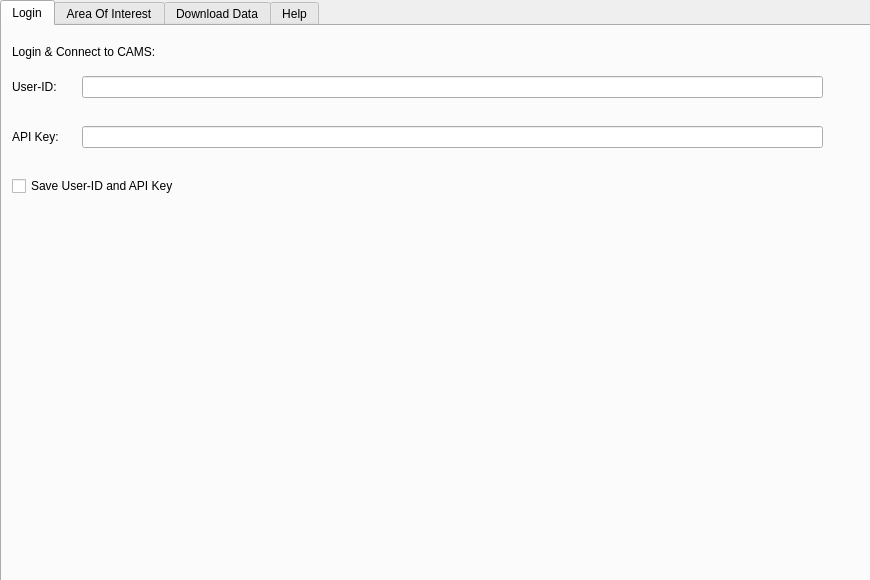
<?xml version="1.0" encoding="UTF-8"?>
<ui version="4.0">
 <class>CMDPDialogBase</class>
 <widget class="QDialog" name="CMDPDialogBase">
  <property name="geometry">
   <rect>
    <x>0</x>
    <y>0</y>
    <width>870</width>
    <height>580</height>
   </rect>
  </property>
  <property name="sizePolicy">
   <sizepolicy hsizetype="Expanding" vsizetype="Expanding">
    <horstretch>1</horstretch>
    <verstretch>1</verstretch>
   </sizepolicy>
  </property>
  <property name="minimumSize">
   <size>
    <width>870</width>
    <height>580</height>
   </size>
  </property>
  <property name="maximumSize">
   <size>
    <width>950</width>
    <height>620</height>
   </size>
  </property>
  <property name="windowTitle">
   <string>CMDP</string>
  </property>
  <widget class="QWidget" name="gridLayoutWidget">
   <property name="geometry">
    <rect>
     <x>0</x>
     <y>0</y>
     <width>872</width>
     <height>582</height>
    </rect>
   </property>
   <layout class="QGridLayout" name="gridLayout">
    <property name="sizeConstraint">
     <enum>QLayout::SetDefaultConstraint</enum>
    </property>
    <property name="spacing">
     <number>7</number>
    </property>
    <item row="0" column="0">
     <widget class="QTabWidget" name="tabWidget">
      <property name="sizePolicy">
       <sizepolicy hsizetype="Expanding" vsizetype="Expanding">
        <horstretch>1</horstretch>
        <verstretch>1</verstretch>
       </sizepolicy>
      </property>
      <property name="minimumSize">
       <size>
        <width>870</width>
        <height>580</height>
       </size>
      </property>
      <property name="maximumSize">
       <size>
        <width>950</width>
        <height>620</height>
       </size>
      </property>
      <property name="currentIndex">
       <number>0</number>
      </property>
      <widget class="QWidget" name="tLogin">
       <property name="sizePolicy">
        <sizepolicy hsizetype="Expanding" vsizetype="Expanding">
         <horstretch>1</horstretch>
         <verstretch>1</verstretch>
        </sizepolicy>
       </property>
       <property name="minimumSize">
        <size>
         <width>350</width>
         <height>260</height>
        </size>
       </property>
       <property name="maximumSize">
        <size>
         <width>950</width>
         <height>620</height>
        </size>
       </property>
       <attribute name="title">
        <string>Login</string>
       </attribute>
       <widget class="QLabel" name="lLoginandconnect">
        <property name="geometry">
         <rect>
          <x>10</x>
          <y>10</y>
          <width>171</width>
          <height>31</height>
         </rect>
        </property>
        <property name="frameShape">
         <enum>QFrame::NoFrame</enum>
        </property>
        <property name="text">
         <string>Login &amp; Connect to CAMS:</string>
        </property>
       </widget>
       <widget class="QLabel" name="lUserId">
        <property name="geometry">
         <rect>
          <x>10</x>
          <y>50</y>
          <width>55</width>
          <height>21</height>
         </rect>
        </property>
        <property name="text">
         <string>User-ID:</string>
        </property>
       </widget>
       <widget class="QLabel" name="lApiKey">
        <property name="geometry">
         <rect>
          <x>10</x>
          <y>100</y>
          <width>55</width>
          <height>21</height>
         </rect>
        </property>
        <property name="text">
         <string>API Key:</string>
        </property>
       </widget>
       <widget class="QLineEdit" name="lEUserId">
        <property name="geometry">
         <rect>
          <x>80</x>
          <y>50</y>
          <width>741</width>
          <height>22</height>
         </rect>
        </property>
       </widget>
       <widget class="QLineEdit" name="lEApiKey">
        <property name="geometry">
         <rect>
          <x>80</x>
          <y>100</y>
          <width>741</width>
          <height>22</height>
         </rect>
        </property>
       </widget>
       <widget class="QCheckBox" name="cBSaveUserAndApi">
        <property name="geometry">
         <rect>
          <x>10</x>
          <y>150</y>
          <width>181</width>
          <height>20</height>
         </rect>
        </property>
        <property name="text">
         <string>Save User-ID and API Key</string>
        </property>
       </widget>
      </widget>
      <widget class="QWidget" name="tAOI">
       <property name="sizePolicy">
        <sizepolicy hsizetype="Expanding" vsizetype="Expanding">
         <horstretch>1</horstretch>
         <verstretch>1</verstretch>
        </sizepolicy>
       </property>
       <property name="minimumSize">
        <size>
         <width>350</width>
         <height>260</height>
        </size>
       </property>
       <property name="maximumSize">
        <size>
         <width>950</width>
         <height>620</height>
        </size>
       </property>
       <attribute name="title">
        <string>Area Of Interest</string>
       </attribute>
       <widget class="QLabel" name="lDefineAOI">
        <property name="geometry">
         <rect>
          <x>14</x>
          <y>20</y>
          <width>201</width>
          <height>20</height>
         </rect>
        </property>
        <property name="text">
         <string>Define the area of interest (AOI):</string>
        </property>
       </widget>
       <widget class="QRadioButton" name="rBFullModelArea">
        <property name="geometry">
         <rect>
          <x>10</x>
          <y>50</y>
          <width>151</width>
          <height>20</height>
         </rect>
        </property>
        <property name="text">
         <string>Full Model Area</string>
        </property>
       </widget>
       <widget class="QRadioButton" name="rBRestrictedArea">
        <property name="geometry">
         <rect>
          <x>10</x>
          <y>90</y>
          <width>151</width>
          <height>20</height>
         </rect>
        </property>
        <property name="text">
         <string>Restricted Area</string>
        </property>
       </widget>
       <widget class="QLabel" name="lNorth">
        <property name="geometry">
         <rect>
          <x>20</x>
          <y>140</y>
          <width>55</width>
          <height>21</height>
         </rect>
        </property>
        <property name="text">
         <string>North:</string>
        </property>
       </widget>
       <widget class="QLabel" name="lWest">
        <property name="geometry">
         <rect>
          <x>20</x>
          <y>190</y>
          <width>55</width>
          <height>21</height>
         </rect>
        </property>
        <property name="text">
         <string>West:</string>
        </property>
       </widget>
       <widget class="QLabel" name="lSouth">
        <property name="geometry">
         <rect>
          <x>20</x>
          <y>240</y>
          <width>55</width>
          <height>21</height>
         </rect>
        </property>
        <property name="text">
         <string>South:</string>
        </property>
       </widget>
       <widget class="QLabel" name="lEast">
        <property name="geometry">
         <rect>
          <x>20</x>
          <y>290</y>
          <width>55</width>
          <height>21</height>
         </rect>
        </property>
        <property name="text">
         <string>East:</string>
        </property>
       </widget>
       <widget class="QLineEdit" name="lENorth">
        <property name="geometry">
         <rect>
          <x>90</x>
          <y>140</y>
          <width>721</width>
          <height>22</height>
         </rect>
        </property>
       </widget>
       <widget class="QLineEdit" name="lEWest">
        <property name="geometry">
         <rect>
          <x>90</x>
          <y>190</y>
          <width>721</width>
          <height>22</height>
         </rect>
        </property>
       </widget>
       <widget class="QLineEdit" name="lESouth">
        <property name="geometry">
         <rect>
          <x>90</x>
          <y>240</y>
          <width>721</width>
          <height>22</height>
         </rect>
        </property>
       </widget>
       <widget class="QLineEdit" name="lEEast">
        <property name="geometry">
         <rect>
          <x>90</x>
          <y>290</y>
          <width>721</width>
          <height>22</height>
         </rect>
        </property>
       </widget>
       <widget class="QRadioButton" name="rBAddShapeFile">
        <property name="geometry">
         <rect>
          <x>10</x>
          <y>340</y>
          <width>121</width>
          <height>20</height>
         </rect>
        </property>
        <property name="text">
         <string>Add Shape File</string>
        </property>
       </widget>
       <widget class="QLabel" name="lShapeFile">
        <property name="geometry">
         <rect>
          <x>20</x>
          <y>390</y>
          <width>71</width>
          <height>21</height>
         </rect>
        </property>
        <property name="text">
         <string>Shape File:</string>
        </property>
       </widget>
       <widget class="QComboBox" name="cBShapeFile">
        <property name="geometry">
         <rect>
          <x>100</x>
          <y>390</y>
          <width>711</width>
          <height>22</height>
         </rect>
        </property>
       </widget>
      </widget>
      <widget class="QWidget" name="tDownloadData">
       <property name="sizePolicy">
        <sizepolicy hsizetype="Expanding" vsizetype="Expanding">
         <horstretch>1</horstretch>
         <verstretch>1</verstretch>
        </sizepolicy>
       </property>
       <property name="minimumSize">
        <size>
         <width>350</width>
         <height>260</height>
        </size>
       </property>
       <property name="maximumSize">
        <size>
         <width>950</width>
         <height>620</height>
        </size>
       </property>
       <attribute name="title">
        <string>Download Data</string>
       </attribute>
       <widget class="QLabel" name="lDownloadedDataOptions">
        <property name="geometry">
         <rect>
          <x>10</x>
          <y>20</y>
          <width>191</width>
          <height>16</height>
         </rect>
        </property>
        <property name="text">
         <string>Downloaded Data Parameters:</string>
        </property>
       </widget>
       <widget class="QLabel" name="lVariable">
        <property name="geometry">
         <rect>
          <x>10</x>
          <y>60</y>
          <width>71</width>
          <height>21</height>
         </rect>
        </property>
        <property name="text">
         <string>Variable:</string>
        </property>
       </widget>
       <widget class="QLabel" name="lModel">
        <property name="geometry">
         <rect>
          <x>10</x>
          <y>100</y>
          <width>71</width>
          <height>21</height>
         </rect>
        </property>
        <property name="text">
         <string>Model:</string>
        </property>
       </widget>
       <widget class="QLabel" name="lLevel">
        <property name="geometry">
         <rect>
          <x>10</x>
          <y>140</y>
          <width>71</width>
          <height>21</height>
         </rect>
        </property>
        <property name="text">
         <string>Level:</string>
        </property>
       </widget>
       <widget class="QLabel" name="lDate">
        <property name="geometry">
         <rect>
          <x>10</x>
          <y>180</y>
          <width>71</width>
          <height>21</height>
         </rect>
        </property>
        <property name="text">
         <string>Date:</string>
        </property>
       </widget>
       <widget class="QLabel" name="lType">
        <property name="geometry">
         <rect>
          <x>10</x>
          <y>220</y>
          <width>71</width>
          <height>21</height>
         </rect>
        </property>
        <property name="text">
         <string>Type:</string>
        </property>
       </widget>
       <widget class="QLabel" name="lTime">
        <property name="geometry">
         <rect>
          <x>10</x>
          <y>260</y>
          <width>71</width>
          <height>21</height>
         </rect>
        </property>
        <property name="text">
         <string>Time:</string>
        </property>
       </widget>
       <widget class="QLabel" name="lFormat">
        <property name="geometry">
         <rect>
          <x>10</x>
          <y>420</y>
          <width>71</width>
          <height>21</height>
         </rect>
        </property>
        <property name="text">
         <string>Format:</string>
        </property>
       </widget>
       <widget class="QLabel" name="lLeadTime">
        <property name="geometry">
         <rect>
          <x>420</x>
          <y>260</y>
          <width>71</width>
          <height>21</height>
         </rect>
        </property>
        <property name="text">
         <string>Lead Time:</string>
        </property>
       </widget>
       <widget class="QCheckBox" name="cBTermsAndConditions">
        <property name="geometry">
         <rect>
          <x>10</x>
          <y>460</y>
          <width>251</width>
          <height>20</height>
         </rect>
        </property>
        <property name="text">
         <string>I Agree To The Terms And Conditions</string>
        </property>
       </widget>
       <widget class="QPushButton" name="pBDownloadData">
        <property name="geometry">
         <rect>
          <x>630</x>
          <y>460</y>
          <width>93</width>
          <height>28</height>
         </rect>
        </property>
        <property name="text">
         <string>Download Data</string>
        </property>
       </widget>
       <widget class="QProgressBar" name="pBDownloadDataProgress">
        <property name="geometry">
         <rect>
          <x>10</x>
          <y>500</y>
          <width>811</width>
          <height>23</height>
         </rect>
        </property>
        <property name="value">
         <number>0</number>
        </property>
       </widget>
       <widget class="QDateTimeEdit" name="dTEStartDate">
        <property name="geometry">
         <rect>
          <x>120</x>
          <y>180</y>
          <width>131</width>
          <height>22</height>
         </rect>
        </property>
        <property name="date">
         <date>
          <year>2020</year>
          <month>8</month>
          <day>26</day>
         </date>
        </property>
        <property name="minimumDateTime">
         <datetime>
          <hour>0</hour>
          <minute>0</minute>
          <second>0</second>
          <year>2020</year>
          <month>8</month>
          <day>26</day>
         </datetime>
        </property>
        <property name="minimumDate">
         <date>
          <year>2020</year>
          <month>8</month>
          <day>26</day>
         </date>
        </property>
        <property name="displayFormat">
         <string>dd/MM/yyyy</string>
        </property>
        <property name="timeSpec">
         <enum>Qt::LocalTime</enum>
        </property>
       </widget>
       <widget class="QComboBox" name="cBVariable">
        <property name="geometry">
         <rect>
          <x>80</x>
          <y>60</y>
          <width>741</width>
          <height>22</height>
         </rect>
        </property>
       </widget>
       <widget class="QComboBox" name="cBModel">
        <property name="geometry">
         <rect>
          <x>80</x>
          <y>100</y>
          <width>741</width>
          <height>22</height>
         </rect>
        </property>
       </widget>
       <widget class="QComboBox" name="cBLevel">
        <property name="geometry">
         <rect>
          <x>80</x>
          <y>140</y>
          <width>741</width>
          <height>22</height>
         </rect>
        </property>
       </widget>
       <widget class="QComboBox" name="cBType">
        <property name="geometry">
         <rect>
          <x>80</x>
          <y>220</y>
          <width>741</width>
          <height>22</height>
         </rect>
        </property>
       </widget>
       <widget class="QComboBox" name="cBFormat">
        <property name="geometry">
         <rect>
          <x>80</x>
          <y>420</y>
          <width>331</width>
          <height>22</height>
         </rect>
        </property>
       </widget>
       <widget class="QDateTimeEdit" name="dTEEndDate">
        <property name="geometry">
         <rect>
          <x>690</x>
          <y>180</y>
          <width>131</width>
          <height>22</height>
         </rect>
        </property>
        <property name="date">
         <date>
          <year>2024</year>
          <month>1</month>
          <day>1</day>
         </date>
        </property>
        <property name="currentSection">
         <enum>QDateTimeEdit::DaySection</enum>
        </property>
        <property name="displayFormat">
         <string>dd/MM/yyyy</string>
        </property>
        <property name="timeSpec">
         <enum>Qt::LocalTime</enum>
        </property>
       </widget>
       <widget class="QLabel" name="lStartDate">
        <property name="geometry">
         <rect>
          <x>80</x>
          <y>180</y>
          <width>31</width>
          <height>21</height>
         </rect>
        </property>
        <property name="text">
         <string>Start:</string>
        </property>
       </widget>
       <widget class="QLabel" name="lEndDate">
        <property name="geometry">
         <rect>
          <x>650</x>
          <y>180</y>
          <width>31</width>
          <height>21</height>
         </rect>
        </property>
        <property name="text">
         <string>End:</string>
        </property>
       </widget>
       <widget class="QListWidget" name="lWTime">
        <property name="geometry">
         <rect>
          <x>80</x>
          <y>260</y>
          <width>331</width>
          <height>151</height>
         </rect>
        </property>
        <property name="frameShape">
         <enum>QFrame::Box</enum>
        </property>
        <property name="frameShadow">
         <enum>QFrame::Raised</enum>
        </property>
        <property name="selectionMode">
         <enum>QAbstractItemView::MultiSelection</enum>
        </property>
       </widget>
       <widget class="QListWidget" name="lWLeadTime">
        <property name="geometry">
         <rect>
          <x>490</x>
          <y>260</y>
          <width>331</width>
          <height>151</height>
         </rect>
        </property>
        <property name="frameShape">
         <enum>QFrame::Box</enum>
        </property>
        <property name="frameShadow">
         <enum>QFrame::Raised</enum>
        </property>
        <property name="selectionMode">
         <enum>QAbstractItemView::MultiSelection</enum>
        </property>
       </widget>
       <widget class="QPushButton" name="pBCancel">
        <property name="geometry">
         <rect>
          <x>730</x>
          <y>460</y>
          <width>93</width>
          <height>28</height>
         </rect>
        </property>
        <property name="text">
         <string>Cancel</string>
        </property>
       </widget>
       <widget class="QToolButton" name="tBChooseFolder">
        <property name="geometry">
         <rect>
          <x>790</x>
          <y>420</y>
          <width>27</width>
          <height>21</height>
         </rect>
        </property>
        <property name="text">
         <string>...</string>
        </property>
        <property name="popupMode">
         <enum>QToolButton::DelayedPopup</enum>
        </property>
        <property name="arrowType">
         <enum>Qt::NoArrow</enum>
        </property>
       </widget>
       <widget class="QLabel" name="lChooseFolder">
        <property name="geometry">
         <rect>
          <x>620</x>
          <y>420</y>
          <width>151</width>
          <height>21</height>
         </rect>
        </property>
        <property name="text">
         <string>Choose Download Folder:</string>
        </property>
       </widget>
       <widget class="QPushButton" name="pBVariableInfo">
        <property name="geometry">
         <rect>
          <x>830</x>
          <y>60</y>
          <width>31</width>
          <height>21</height>
         </rect>
        </property>
        <property name="text">
         <string>i</string>
        </property>
       </widget>
       <widget class="QPushButton" name="pBModelInfo">
        <property name="geometry">
         <rect>
          <x>830</x>
          <y>100</y>
          <width>31</width>
          <height>21</height>
         </rect>
        </property>
        <property name="text">
         <string>i</string>
        </property>
       </widget>
       <widget class="QPushButton" name="pBLevelInfo">
        <property name="geometry">
         <rect>
          <x>830</x>
          <y>140</y>
          <width>31</width>
          <height>21</height>
         </rect>
        </property>
        <property name="text">
         <string>i</string>
        </property>
       </widget>
       <widget class="QPushButton" name="pBTimeInfo">
        <property name="geometry">
         <rect>
          <x>10</x>
          <y>290</y>
          <width>31</width>
          <height>21</height>
         </rect>
        </property>
        <property name="text">
         <string>i</string>
        </property>
       </widget>
       <widget class="QPushButton" name="pBLeadTimeInfo">
        <property name="geometry">
         <rect>
          <x>430</x>
          <y>290</y>
          <width>31</width>
          <height>21</height>
         </rect>
        </property>
        <property name="text">
         <string>i</string>
        </property>
       </widget>
       <widget class="QPushButton" name="pBFormatInfo">
        <property name="geometry">
         <rect>
          <x>430</x>
          <y>420</y>
          <width>31</width>
          <height>21</height>
         </rect>
        </property>
        <property name="text">
         <string>i</string>
        </property>
       </widget>
       <widget class="QPushButton" name="pBCAMSInfo">
        <property name="geometry">
         <rect>
          <x>830</x>
          <y>20</y>
          <width>31</width>
          <height>21</height>
         </rect>
        </property>
        <property name="text">
         <string>i</string>
        </property>
       </widget>
       <widget class="QLabel" name="lCAMSInfo">
        <property name="geometry">
         <rect>
          <x>690</x>
          <y>20</y>
          <width>131</width>
          <height>21</height>
         </rect>
        </property>
        <property name="text">
         <string>CAMS Documentation:</string>
        </property>
       </widget>
      </widget>
      <widget class="QWidget" name="tHelp">
       <property name="sizePolicy">
        <sizepolicy hsizetype="Expanding" vsizetype="Expanding">
         <horstretch>1</horstretch>
         <verstretch>1</verstretch>
        </sizepolicy>
       </property>
       <property name="maximumSize">
        <size>
         <width>950</width>
         <height>620</height>
        </size>
       </property>
       <attribute name="title">
        <string>Help</string>
       </attribute>
       <widget class="QScrollArea" name="sAHelp">
        <property name="geometry">
         <rect>
          <x>20</x>
          <y>20</y>
          <width>821</width>
          <height>501</height>
         </rect>
        </property>
        <property name="widgetResizable">
         <bool>true</bool>
        </property>
        <widget class="QWidget" name="scrollAreaWidgetContents">
         <property name="geometry">
          <rect>
           <x>0</x>
           <y>0</y>
           <width>819</width>
           <height>499</height>
          </rect>
         </property>
         <widget class="QTextEdit" name="tEHelp">
          <property name="geometry">
           <rect>
            <x>0</x>
            <y>0</y>
            <width>821</width>
            <height>501</height>
           </rect>
          </property>
          <property name="font">
           <font>
            <pointsize>10</pointsize>
           </font>
          </property>
         </widget>
        </widget>
       </widget>
      </widget>
     </widget>
    </item>
   </layout>
  </widget>
 </widget>
 <resources/>
 <connections/>
</ui>
